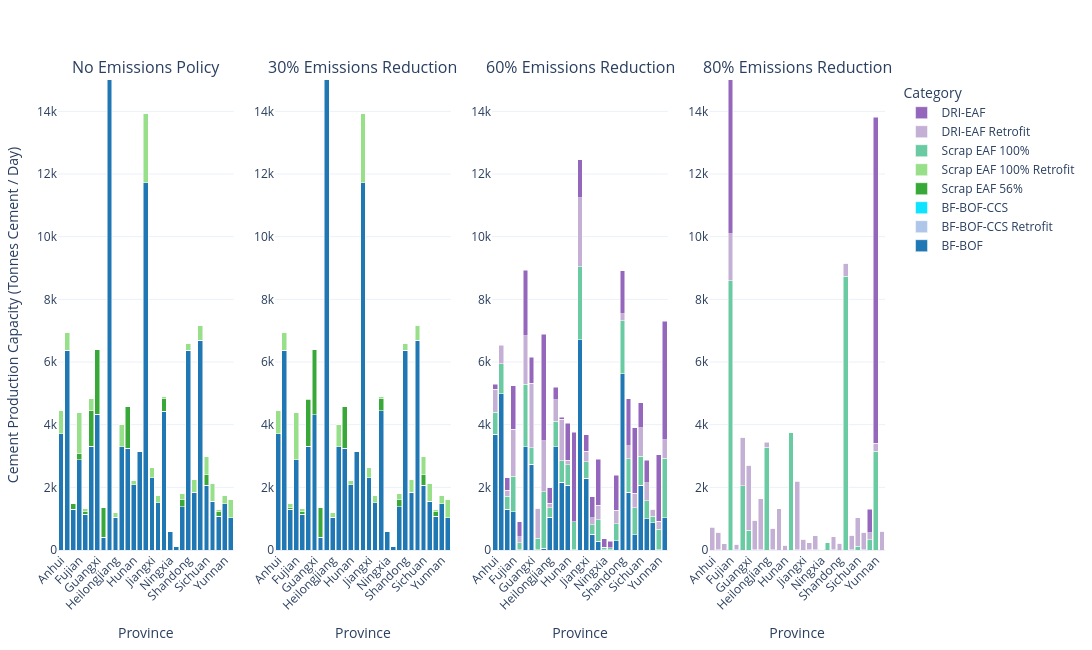

Notebook cell for this chart:
### Code cell
plot_scenario_subplots(
    steel_df,
    scenario_map=scenario_map,
    name_map=tech_name_map,
    color_map=custom_color_map,
    ymax = 15000,
    xaxis_name='Province',
    yaxis_name='Cement Production Capacity (Tonnes Cement / Day)',
    width=2000
)

### Figure 1 — Plotly figure (JSON) as saved in the notebook; plotly's stock layout.template omitted (floating-point values rounded to 4 significant figures)
{"data": [{"hovertemplate": "Category=BF-BOF<br>Scenario=%{x}<br>Value=%{y}<extra></extra>", "legendgroup": "BF-BOF", "marker": {"color": "#1f77b4", "pattern": {"shape": ""}}, "name": "BF-BOF", "orientation": "v", "showlegend": true, "textposition": "auto", "type": "bar", "x": ["Anhui", "Beijing", "Chongqing", "Fujian", "Gansu", "Guangdong", "Guangxi", "Guizhou", "Hebei", "Heilongjiang", "Henan", "Hubei", "Hunan", "Innermongolia", "Jiangsu", "Jiangxi", "Jilin", "Liaoning", "Ningxia", "Qinghai", "Shaanxi", "Shandong", "Shanghai", "Shanxi", "Sichuan", "Tianjin", "Xinjiang", "Yunnan", "Zhejiang"], "xaxis": "x", "y": [3705.0, 6370.0, 1301.0, 2883.0, 1142.0, 3305.0, 4325.0, 400.0, 23970.0, 1045.0, 3302.0, 3251.0, 2078.0, 3135.0, 11730.0, 2300.0, 1506.0, 4435.0, 605.0, 103.0, 1381.0, 6370.0, 1849.0, 6700.0, 2072.0, 1558.0, 1071.0, 1478.0, 1027.0], "yaxis": "y"}, {"hovertemplate": "Category=BF-BOF-CCS Retrofit<br>Scenario=%{x}<br>Value=%{y}<extra></extra>", "legendgroup": "BF-BOF-CCS Retrofit", "marker": {"color": "#aec7e8", "pattern": {"shape": ""}}, "name": "BF-BOF-CCS Retrofit", "orientation": "v", "showlegend": true, "textposition": "auto", "type": "bar", "x": ["Anhui", "Beijing", "Chongqing", "Fujian", "Gansu", "Guangdong", "Guangxi", "Guizhou", "Hebei", "Heilongjiang", "Henan", "Hubei", "Hunan", "Innermongolia", "Jiangsu", "Jiangxi", "Jilin", "Liaoning", "Ningxia", "Qinghai", "Shaanxi", "Shandong", "Shanghai", "Shanxi", "Sichuan", "Tianjin", "Xinjiang", "Yunnan", "Zhejiang"], "xaxis": "x", "y": [5.079e-23, 5.081e-23, 5.046e-23, 5.071e-23, 5.023e-23, 5.076e-23, 5.068e-23, 4.972e-23, 5.085e-23, 5.007e-23, 5.074e-23, 5.07e-23, 5.061e-23, 5.078e-23, 5.086e-23, 5.063e-23, 5.029e-23, 5.077e-23, 4.823e-23, 4.913e-23, 5.035e-23, 5.066e-23, 5.075e-23, 5.077e-23, 5.059e-23, 5.025e-23, 5.045e-23, 5.035e-23, 4.994e-23], "yaxis": "y"}, {"hovertemplate": "Category=BF-BOF-CCS<br>Scenario=%{x}<br>Value=%{y}<extra></extra>", "legendgroup": "BF-BOF-CCS", "marker": {"color": "#0ee3ff", "pattern": {"shape": ""}}, "name": "BF-BOF-CCS", "orientation": "v", "showlegend": true, "textposition": "auto", "type": "bar", "x": ["Anhui", "Beijing", "Chongqing", "Fujian", "Gansu", "Guangdong", "Guangxi", "Guizhou", "Hebei", "Heilongjiang", "Henan", "Hubei", "Hunan", "Innermongolia", "Jiangsu", "Jiangxi", "Jilin", "Liaoning", "Ningxia", "Qinghai", "Shaanxi", "Shandong", "Shanghai", "Shanxi", "Sichuan", "Tianjin", "Xinjiang", "Yunnan", "Zhejiang"], "xaxis": "x", "y": [1.746e-23, 1.741e-23, 1.752e-23, 1.752e-23, 1.746e-23, 1.754e-23, 1.75e-23, 1.753e-23, 1.739e-23, 1.743e-23, 1.742e-23, 1.746e-23, 1.749e-23, 1.743e-23, 1.746e-23, 1.749e-23, 1.739e-23, 1.736e-23, 1.744e-23, 1.748e-23, 1.745e-23, 1.74e-23, 1.757e-23, 1.74e-23, 1.75e-23, 1.743e-23, 1.737e-23, 1.756e-23, 1.748e-23], "yaxis": "y"}, {"hovertemplate": "Category=Scrap EAF 56%<br>Scenario=%{x}<br>Value=%{y}<extra></extra>", "legendgroup": "Scrap EAF 56%", "marker": {"color": "#38a938", "pattern": {"shape": ""}}, "name": "Scrap EAF 56%", "orientation": "v", "showlegend": true, "textposition": "auto", "type": "bar", "x": ["Anhui", "Beijing", "Chongqing", "Fujian", "Gansu", "Guangdong", "Guangxi", "Guizhou", "Hebei", "Heilongjiang", "Henan", "Hubei", "Hunan", "Innermongolia", "Jiangsu", "Jiangxi", "Jilin", "Liaoning", "Ningxia", "Qinghai", "Shaanxi", "Shandong", "Shanghai", "Shanxi", "Sichuan", "Tianjin", "Xinjiang", "Yunnan", "Zhejiang"], "xaxis": "x", "y": [5.008e-20, 4.322e-20, 195.0, 205.3, 74.66, 1149.0, 2073.0, 948.0, 829.7, 8.514e-20, 3.188e-20, 1323.0, 4.024e-19, 8.782e-22, 1.1e-19, 4.899e-20, 5.619e-20, 396.4, 8.93e-22, 8.881e-22, 234.3, 1.035e-19, 1.932e-20, 1.741e-19, 342.8, 8.038e-20, 149.6, 1.195e-19, 2.139e-20], "yaxis": "y"}, {"hovertemplate": "Category=Scrap EAF 100% Retrofit<br>Scenario=%{x}<br>Value=%{y}<extra></extra>", "legendgroup": "Scrap EAF 100% Retrofit", "marker": {"color": "#98df8a", "pattern": {"shape": ""}}, "name": "Scrap EAF 100% Retrofit", "orientation": "v", "showlegend": true, "textposition": "auto", "type": "bar", "x": ["Anhui", "Beijing", "Chongqing", "Fujian", "Gansu", "Guangdong", "Guangxi", "Guizhou", "Hebei", "Heilongjiang", "Henan", "Hubei", "Hunan", "Innermongolia", "Jiangsu", "Jiangxi", "Jilin", "Liaoning", "Ningxia", "Qinghai", "Shaanxi", "Shandong", "Shanghai", "Shanxi", "Sichuan", "Tianjin", "Xinjiang", "Yunnan", "Zhejiang"], "xaxis": "x", "y": [734.0, 571.0, 1.844e-19, 1288.0, 108.3, 395.5, 1.789e-20, 3.032e-20, 799.3, 139.0, 689.0, 3.329e-19, 148.0, 0.0, 2195.0, 342.0, 228.0, 58.61, 0.0, 0.0, 193.7, 217.0, 411.0, 473.0, 576.2, 571.0, 74.37, 260.0, 594.0], "yaxis": "y"}, {"hovertemplate": "Category=Scrap EAF 100%<br>Scenario=%{x}<br>Value=%{y}<extra></extra>", "legendgroup": "Scrap EAF 100%", "marker": {"color": "#6acaa2", "pattern": {"shape": ""}}, "name": "Scrap EAF 100%", "orientation": "v", "showlegend": true, "textposition": "auto", "type": "bar", "x": ["Anhui", "Beijing", "Chongqing", "Fujian", "Gansu", "Guangdong", "Guangxi", "Guizhou", "Hebei", "Heilongjiang", "Henan", "Hubei", "Hunan", "Innermongolia", "Jiangsu", "Jiangxi", "Jilin", "Liaoning", "Ningxia", "Qinghai", "Shaanxi", "Shandong", "Shanghai", "Shanxi", "Sichuan", "Tianjin", "Xinjiang", "Yunnan", "Zhejiang"], "xaxis": "x", "y": [2.543e-22, 1.75e-22, 1.545e-22, 1.438e-22, 1.957e-22, 1.463e-22, 1.402e-22, 1.968e-22, 1.332e-22, 2.344e-22, 1.412e-22, 3.521e-22, 1.49e-22, 1.416e-22, 1.391e-22, 4.736e-22, 1.303e-21, 1.337e-22, 1.415e-22, 1.407e-22, 1.924e-22, 1.362e-22, 1.426e-22, 1.697e-22, 1.523e-22, 1.353e-22, 1.77e-22, 1.778e-22, 1.428e-22], "yaxis": "y"}, {"hovertemplate": "Category=DRI-EAF Retrofit<br>Scenario=%{x}<br>Value=%{y}<extra></extra>", "legendgroup": "DRI-EAF Retrofit", "marker": {"color": "#c5b0d5", "pattern": {"shape": ""}}, "name": "DRI-EAF Retrofit", "orientation": "v", "showlegend": true, "textposition": "auto", "type": "bar", "x": ["Anhui", "Beijing", "Chongqing", "Fujian", "Gansu", "Guangdong", "Guangxi", "Guizhou", "Hebei", "Heilongjiang", "Henan", "Hubei", "Hunan", "Innermongolia", "Jiangsu", "Jiangxi", "Jilin", "Liaoning", "Ningxia", "Qinghai", "Shaanxi", "Shandong", "Shanghai", "Shanxi", "Sichuan", "Tianjin", "Xinjiang", "Yunnan", "Zhejiang"], "xaxis": "x", "y": [6.903e-23, 6.412e-23, 6.21e-23, 1.796e-22, 6.184e-23, 1.891e-22, 3.741e-22, 7.864e-23, 2.326e-22, 6.155e-23, 6.617e-23, 1.316e-22, 6.197e-23, 0.0, 4.252e-22, 6.197e-23, 6.165e-23, 6.336e-23, 0.0, 0.0, 6.279e-23, 6.168e-23, 6.215e-23, 6.296e-23, 8.502e-23, 6.47e-23, 6.189e-23, 6.175e-23, 6.54e-23], "yaxis": "y"}, {"hovertemplate": "Category=DRI-EAF<br>Scenario=%{x}<br>Value=%{y}<extra></extra>", "legendgroup": "DRI-EAF", "marker": {"color": "#9467bd", "pattern": {"shape": ""}}, "name": "DRI-EAF", "orientation": "v", "showlegend": true, "textposition": "auto", "type": "bar", "x": ["Anhui", "Beijing", "Chongqing", "Fujian", "Gansu", "Guangdong", "Guangxi", "Guizhou", "Hebei", "Heilongjiang", "Henan", "Hubei", "Hunan", "Innermongolia", "Jiangsu", "Jiangxi", "Jilin", "Liaoning", "Ningxia", "Qinghai", "Shaanxi", "Shandong", "Shanghai", "Shanxi", "Sichuan", "Tianjin", "Xinjiang", "Yunnan", "Zhejiang"], "xaxis": "x", "y": [5.091e-21, 4.434e-21, 4.737e-21, 5.526e-21, 4.516e-21, 5.796e-21, 5.703e-21, 4.832e-21, 5.289e-21, 4.521e-21, 4.998e-21, 4.458e-21, 4.944e-21, 4.943e-21, 5.518e-21, 4.721e-21, 4.334e-21, 5.543e-21, 4.879e-21, 4.787e-21, 4.669e-21, 5.641e-21, 4.766e-21, 4.551e-21, 5.221e-21, 4.678e-21, 4.551e-21, 4.601e-21, 6.106e-21], "yaxis": "y"}, {"hovertemplate": "Category=BF-BOF<br>Scenario=%{x}<br>Value=%{y}<extra></extra>", "legendgroup": "BF-BOF", "marker": {"color": "#1f77b4", "pattern": {"shape": ""}}, "name": "BF-BOF", "orientation": "v", "showlegend": false, "textposition": "auto", "type": "bar", "x": ["Anhui", "Beijing", "Chongqing", "Fujian", "Gansu", "Guangdong", "Guangxi", "Guizhou", "Hebei", "Heilongjiang", "Henan", "Hubei", "Hunan", "Innermongolia", "Jiangsu", "Jiangxi", "Jilin", "Liaoning", "Ningxia", "Qinghai", "Shaanxi", "Shandong", "Shanghai", "Shanxi", "Sichuan", "Tianjin", "Xinjiang", "Yunnan", "Zhejiang"], "xaxis": "x2", "y": [3705.0, 6370.0, 1301.0, 2883.0, 1142.0, 3305.0, 4324.0, 400.0, 23970.0, 1045.0, 3302.0, 3251.0, 2078.0, 3135.0, 11730.0, 2300.0, 1505.0, 4441.0, 605.0, 103.0, 1381.0, 6370.0, 1849.0, 6700.0, 2071.0, 1557.0, 1071.0, 1478.0, 1027.0], "yaxis": "y2"}, {"hovertemplate": "Category=BF-BOF-CCS Retrofit<br>Scenario=%{x}<br>Value=%{y}<extra></extra>", "legendgroup": "BF-BOF-CCS Retrofit", "marker": {"color": "#aec7e8", "pattern": {"shape": ""}}, "name": "BF-BOF-CCS Retrofit", "orientation": "v", "showlegend": false, "textposition": "auto", "type": "bar", "x": ["Anhui", "Beijing", "Chongqing", "Fujian", "Gansu", "Guangdong", "Guangxi", "Guizhou", "Hebei", "Heilongjiang", "Henan", "Hubei", "Hunan", "Innermongolia", "Jiangsu", "Jiangxi", "Jilin", "Liaoning", "Ningxia", "Qinghai", "Shaanxi", "Shandong", "Shanghai", "Shanxi", "Sichuan", "Tianjin", "Xinjiang", "Yunnan", "Zhejiang"], "xaxis": "x2", "y": [0.0001366, 0.0001401, 0.0001369, 0.0001394, 0.0001366, 0.0001396, 0.0001396, 0.0001358, 0.0001367, 0.0001352, 0.0001365, 0.0001368, 0.0001387, 0.0001369, 0.0001383, 0.0001385, 0.0001351, 0.0001386, 0.0001373, 0.0001342, 0.0001379, 0.0001382, 0.0001448, 0.0001369, 0.0001384, 0.0001419, 0.000138, 0.000114, 0.0001398], "yaxis": "y2"}, {"hovertemplate": "Category=BF-BOF-CCS<br>Scenario=%{x}<br>Value=%{y}<extra></extra>", "legendgroup": "BF-BOF-CCS", "marker": {"color": "#0ee3ff", "pattern": {"shape": ""}}, "name": "BF-BOF-CCS", "orientation": "v", "showlegend": false, "textposition": "auto", "type": "bar", "x": ["Anhui", "Beijing", "Chongqing", "Fujian", "Gansu", "Guangdong", "Guangxi", "Guizhou", "Hebei", "Heilongjiang", "Henan", "Hubei", "Hunan", "Innermongolia", "Jiangsu", "Jiangxi", "Jilin", "Liaoning", "Ningxia", "Qinghai", "Shaanxi", "Shandong", "Shanghai", "Shanxi", "Sichuan", "Tianjin", "Xinjiang", "Yunnan", "Zhejiang"], "xaxis": "x2", "y": [4.773e-05, 4.779e-05, 4.784e-05, 4.854e-05, 4.763e-05, 4.865e-05, 4.853e-05, 4.795e-05, 4.76e-05, 4.746e-05, 4.765e-05, 4.768e-05, 4.78e-05, 4.765e-05, 4.837e-05, 4.773e-05, 4.716e-05, 4.822e-05, 4.788e-05, 4.793e-05, 4.772e-05, 4.821e-05, 4.832e-05, 4.76e-05, 4.773e-05, 4.798e-05, 4.732e-05, 4.47e-05, 4.839e-05], "yaxis": "y2"}, {"hovertemplate": "Category=Scrap EAF 56%<br>Scenario=%{x}<br>Value=%{y}<extra></extra>", "legendgroup": "Scrap EAF 56%", "marker": {"color": "#38a938", "pattern": {"shape": ""}}, "name": "Scrap EAF 56%", "orientation": "v", "showlegend": false, "textposition": "auto", "type": "bar", "x": ["Anhui", "Beijing", "Chongqing", "Fujian", "Gansu", "Guangdong", "Guangxi", "Guizhou", "Hebei", "Heilongjiang", "Henan", "Hubei", "Hunan", "Innermongolia", "Jiangsu", "Jiangxi", "Jilin", "Liaoning", "Ningxia", "Qinghai", "Shaanxi", "Shandong", "Shanghai", "Shanxi", "Sichuan", "Tianjin", "Xinjiang", "Yunnan", "Zhejiang"], "xaxis": "x2", "y": [0.2427, 0.1824, 55.01, 1.186, 74.74, 1492.0, 2073.0, 947.9, 828.5, 0.2091, 0.1332, 1322.0, 0.334, 0.0006927, 0.318, 0.2272, 0.2121, 396.8, 0.0008384, 0.0007916, 233.9, 0.259, 0.08306, 0.7827, 342.6, 0.2975, 149.6, 0.2677, 0.09105], "yaxis": "y2"}, {"hovertemplate": "Category=Scrap EAF 100% Retrofit<br>Scenario=%{x}<br>Value=%{y}<extra></extra>", "legendgroup": "Scrap EAF 100% Retrofit", "marker": {"color": "#98df8a", "pattern": {"shape": ""}}, "name": "Scrap EAF 100% Retrofit", "orientation": "v", "showlegend": false, "textposition": "auto", "type": "bar", "x": ["Anhui", "Beijing", "Chongqing", "Fujian", "Gansu", "Guangdong", "Guangxi", "Guizhou", "Hebei", "Heilongjiang", "Henan", "Hubei", "Hunan", "Innermongolia", "Jiangsu", "Jiangxi", "Jilin", "Liaoning", "Ningxia", "Qinghai", "Shaanxi", "Shandong", "Shanghai", "Shanxi", "Sichuan", "Tianjin", "Xinjiang", "Yunnan", "Zhejiang"], "xaxis": "x2", "y": [733.8, 570.8, 140.0, 1492.0, 108.3, 52.99, 0.07436, 0.07394, 800.5, 138.8, 688.9, 0.7075, 147.7, 0.0, 2195.0, 341.8, 227.8, 58.24, 0.0, 0.0, 194.1, 216.7, 410.9, 472.2, 576.4, 570.7, 74.38, 259.7, 593.9], "yaxis": "y2"}, {"hovertemplate": "Category=Scrap EAF 100%<br>Scenario=%{x}<br>Value=%{y}<extra></extra>", "legendgroup": "Scrap EAF 100%", "marker": {"color": "#6acaa2", "pattern": {"shape": ""}}, "name": "Scrap EAF 100%", "orientation": "v", "showlegend": false, "textposition": "auto", "type": "bar", "x": ["Anhui", "Beijing", "Chongqing", "Fujian", "Gansu", "Guangdong", "Guangxi", "Guizhou", "Hebei", "Heilongjiang", "Henan", "Hubei", "Hunan", "Innermongolia", "Jiangsu", "Jiangxi", "Jilin", "Liaoning", "Ningxia", "Qinghai", "Shaanxi", "Shandong", "Shanghai", "Shanxi", "Sichuan", "Tianjin", "Xinjiang", "Yunnan", "Zhejiang"], "xaxis": "x2", "y": [0.0004055, 0.0004555, 0.0004567, 0.0004422, 0.0004185, 0.0004161, 0.0004264, 0.0004368, 0.0003873, 0.001252, 0.0003993, 0.0004108, 0.0004296, 0.0004008, 0.0004056, 0.0004264, 0.008469, 0.0004103, 0.0004353, 0.005965, 0.0004085, 0.0003961, 0.001153, 0.0003946, 0.0004169, 0.003304, 0.0003859, 0.0004542, 0.0004152], "yaxis": "y2"}, {"hovertemplate": "Category=DRI-EAF Retrofit<br>Scenario=%{x}<br>Value=%{y}<extra></extra>", "legendgroup": "DRI-EAF Retrofit", "marker": {"color": "#c5b0d5", "pattern": {"shape": ""}}, "name": "DRI-EAF Retrofit", "orientation": "v", "showlegend": false, "textposition": "auto", "type": "bar", "x": ["Anhui", "Beijing", "Chongqing", "Fujian", "Gansu", "Guangdong", "Guangxi", "Guizhou", "Hebei", "Heilongjiang", "Henan", "Hubei", "Hunan", "Innermongolia", "Jiangsu", "Jiangxi", "Jilin", "Liaoning", "Ningxia", "Qinghai", "Shaanxi", "Shandong", "Shanghai", "Shanxi", "Sichuan", "Tianjin", "Xinjiang", "Yunnan", "Zhejiang"], "xaxis": "x2", "y": [0.001602, 0.00162, 0.001693, 0.002199, 0.001702, 0.00179, 0.003934, 0.001843, 0.002143, 0.001573, 0.001565, 0.001999, 0.001585, 0.0, 0.002592, 0.001609, 0.001635, 0.001857, 0.0, 0.0, 0.001693, 0.001737, 0.001486, 0.001675, 0.001744, 0.001609, 0.001687, 0.001666, 0.001531], "yaxis": "y2"}, {"hovertemplate": "Category=DRI-EAF<br>Scenario=%{x}<br>Value=%{y}<extra></extra>", "legendgroup": "DRI-EAF", "marker": {"color": "#9467bd", "pattern": {"shape": ""}}, "name": "DRI-EAF", "orientation": "v", "showlegend": false, "textposition": "auto", "type": "bar", "x": ["Anhui", "Beijing", "Chongqing", "Fujian", "Gansu", "Guangdong", "Guangxi", "Guizhou", "Hebei", "Heilongjiang", "Henan", "Hubei", "Hunan", "Innermongolia", "Jiangsu", "Jiangxi", "Jilin", "Liaoning", "Ningxia", "Qinghai", "Shaanxi", "Shandong", "Shanghai", "Shanxi", "Sichuan", "Tianjin", "Xinjiang", "Yunnan", "Zhejiang"], "xaxis": "x2", "y": [0.001424, 0.004403, 0.004823, 0.008887, 0.002865, 0.005154, 0.008028, 0.004013, 0.0001932, 0.01085, 0.001171, 0.001166, 0.002313, 0.001311, 0.004847, 0.002143, 0.01306, 0.009309, 0.005008, 0.01519, 0.001598, 0.004742, 0.005891, 0.001402, 0.00145, 0.007533, 0.001157, 0.002427, 0.005873], "yaxis": "y2"}, {"hovertemplate": "Category=BF-BOF<br>Scenario=%{x}<br>Value=%{y}<extra></extra>", "legendgroup": "BF-BOF", "marker": {"color": "#1f77b4", "pattern": {"shape": ""}}, "name": "BF-BOF", "orientation": "v", "showlegend": false, "textposition": "auto", "type": "bar", "x": ["Anhui", "Beijing", "Chongqing", "Fujian", "Gansu", "Guangdong", "Guangxi", "Guizhou", "Hebei", "Heilongjiang", "Henan", "Hubei", "Hunan", "Innermongolia", "Jiangsu", "Jiangxi", "Jilin", "Liaoning", "Ningxia", "Qinghai", "Shaanxi", "Shandong", "Shanghai", "Shanxi", "Sichuan", "Tianjin", "Xinjiang", "Yunnan", "Zhejiang"], "xaxis": "x3", "y": [3700.0, 4994.0, 1297.0, 1226.0, 10.11, 3301.0, 2740.0, 2.846, 61.0, 1039.0, 3295.0, 2155.0, 2071.0, 13.05, 6718.0, 2292.0, 506.0, 273.0, 7.088, 0.3431, 293.3, 5625.0, 1845.0, 489.8, 2064.0, 996.9, 874.5, 0.5994, 1022.0], "yaxis": "y3"}, {"hovertemplate": "Category=BF-BOF-CCS Retrofit<br>Scenario=%{x}<br>Value=%{y}<extra></extra>", "legendgroup": "BF-BOF-CCS Retrofit", "marker": {"color": "#aec7e8", "pattern": {"shape": ""}}, "name": "BF-BOF-CCS Retrofit", "orientation": "v", "showlegend": false, "textposition": "auto", "type": "bar", "x": ["Anhui", "Beijing", "Chongqing", "Fujian", "Gansu", "Guangdong", "Guangxi", "Guizhou", "Hebei", "Heilongjiang", "Henan", "Hubei", "Hunan", "Innermongolia", "Jiangsu", "Jiangxi", "Jilin", "Liaoning", "Ningxia", "Qinghai", "Shaanxi", "Shandong", "Shanghai", "Shanxi", "Sichuan", "Tianjin", "Xinjiang", "Yunnan", "Zhejiang"], "xaxis": "x3", "y": [5.807e-05, 5.843e-05, 5.791e-05, 6.017e-05, 5.736e-05, 6.058e-05, 6.103e-05, 5.814e-05, 6.107e-05, 5.827e-05, 5.813e-05, 5.765e-05, 5.78e-05, 5.765e-05, 6.108e-05, 5.758e-05, 5.81e-05, 6.133e-05, 5.925e-05, 6.086e-05, 5.779e-05, 6.135e-05, 5.517e-05, 5.79e-05, 5.727e-05, 5.881e-05, 5.676e-05, 5.743e-05, 6.075e-05], "yaxis": "y3"}, {"hovertemplate": "Category=BF-BOF-CCS<br>Scenario=%{x}<br>Value=%{y}<extra></extra>", "legendgroup": "BF-BOF-CCS", "marker": {"color": "#0ee3ff", "pattern": {"shape": ""}}, "name": "BF-BOF-CCS", "orientation": "v", "showlegend": false, "textposition": "auto", "type": "bar", "x": ["Anhui", "Beijing", "Chongqing", "Fujian", "Gansu", "Guangdong", "Guangxi", "Guizhou", "Hebei", "Heilongjiang", "Henan", "Hubei", "Hunan", "Innermongolia", "Jiangsu", "Jiangxi", "Jilin", "Liaoning", "Ningxia", "Qinghai", "Shaanxi", "Shandong", "Shanghai", "Shanxi", "Sichuan", "Tianjin", "Xinjiang", "Yunnan", "Zhejiang"], "xaxis": "x3", "y": [3.127e-05, 3.139e-05, 3.112e-05, 3.269e-05, 3.079e-05, 3.291e-05, 3.314e-05, 3.114e-05, 3.242e-05, 3.12e-05, 3.133e-05, 3.101e-05, 3.112e-05, 3.111e-05, 3.275e-05, 3.099e-05, 3.122e-05, 3.317e-05, 3.174e-05, 3.16e-05, 3.108e-05, 3.318e-05, 3.074e-05, 3.104e-05, 3.079e-05, 3.179e-05, 3.048e-05, 3.097e-05, 3.286e-05], "yaxis": "y3"}, {"hovertemplate": "Category=Scrap EAF 56%<br>Scenario=%{x}<br>Value=%{y}<extra></extra>", "legendgroup": "Scrap EAF 56%", "marker": {"color": "#38a938", "pattern": {"shape": ""}}, "name": "Scrap EAF 56%", "orientation": "v", "showlegend": false, "textposition": "auto", "type": "bar", "x": ["Anhui", "Beijing", "Chongqing", "Fujian", "Gansu", "Guangdong", "Guangxi", "Guizhou", "Hebei", "Heilongjiang", "Henan", "Hubei", "Hunan", "Innermongolia", "Jiangsu", "Jiangxi", "Jilin", "Liaoning", "Ningxia", "Qinghai", "Shaanxi", "Shandong", "Shanghai", "Shanxi", "Sichuan", "Tianjin", "Xinjiang", "Yunnan", "Zhejiang"], "xaxis": "x3", "y": [0.001106, 0.001086, 0.001068, 0.001037, 0.001044, 0.001114, 0.001051, 0.001087, 0.001043, 0.001042, 0.001111, 0.001054, 0.00107, 0.0006845, 0.001074, 0.001087, 0.001062, 0.001008, 0.0006915, 0.0006896, 0.001052, 0.001029, 0.001062, 0.001067, 0.00107, 0.001082, 0.00103, 0.001057, 0.0009964], "yaxis": "y3"}, {"hovertemplate": "Category=Scrap EAF 100% Retrofit<br>Scenario=%{x}<br>Value=%{y}<extra></extra>", "legendgroup": "Scrap EAF 100% Retrofit", "marker": {"color": "#98df8a", "pattern": {"shape": ""}}, "name": "Scrap EAF 100% Retrofit", "orientation": "v", "showlegend": false, "textposition": "auto", "type": "bar", "x": ["Anhui", "Beijing", "Chongqing", "Fujian", "Gansu", "Guangdong", "Guangxi", "Guizhou", "Hebei", "Heilongjiang", "Henan", "Hubei", "Hunan", "Innermongolia", "Jiangsu", "Jiangxi", "Jilin", "Liaoning", "Ningxia", "Qinghai", "Shaanxi", "Shandong", "Shanghai", "Shanxi", "Sichuan", "Tianjin", "Xinjiang", "Yunnan", "Zhejiang"], "xaxis": "x3", "y": [0.0008116, 0.0008132, 0.0007732, 0.0001968, 0.0007723, 0.0007925, 0.0008217, 0.0008233, 0.002335, 0.0007653, 0.0006254, 0.000882, 0.0007681, 0.0, 0.04738, 0.0007914, 0.0007728, 0.0007795, 0.0, 0.0, 0.0007995, 0.0007519, 0.0007866, 0.0007998, 0.00081, 0.0008004, 0.0007817, 0.0007778, 0.000791], "yaxis": "y3"}, {"hovertemplate": "Category=Scrap EAF 100%<br>Scenario=%{x}<br>Value=%{y}<extra></extra>", "legendgroup": "Scrap EAF 100%", "marker": {"color": "#6acaa2", "pattern": {"shape": ""}}, "name": "Scrap EAF 100%", "orientation": "v", "showlegend": false, "textposition": "auto", "type": "bar", "x": ["Anhui", "Beijing", "Chongqing", "Fujian", "Gansu", "Guangdong", "Guangxi", "Guizhou", "Hebei", "Heilongjiang", "Henan", "Hubei", "Hunan", "Innermongolia", "Jiangsu", "Jiangxi", "Jilin", "Liaoning", "Ningxia", "Qinghai", "Shaanxi", "Shandong", "Shanghai", "Shanxi", "Sichuan", "Tianjin", "Xinjiang", "Yunnan", "Zhejiang"], "xaxis": "x3", "y": [690.8, 956.1, 419.7, 1135.0, 223.4, 1996.0, 516.6, 378.3, 1804.0, 313.6, 811.4, 695.7, 651.3, 886.2, 2329.0, 518.0, 301.0, 698.2, 86.62, 68.72, 539.9, 1696.0, 1075.0, 852.3, 924.9, 581.3, 195.3, 658.9, 1909.0], "yaxis": "y3"}, {"hovertemplate": "Category=DRI-EAF Retrofit<br>Scenario=%{x}<br>Value=%{y}<extra></extra>", "legendgroup": "DRI-EAF Retrofit", "marker": {"color": "#c5b0d5", "pattern": {"shape": ""}}, "name": "DRI-EAF Retrofit", "orientation": "v", "showlegend": false, "textposition": "auto", "type": "bar", "x": ["Anhui", "Beijing", "Chongqing", "Fujian", "Gansu", "Guangdong", "Guangxi", "Guizhou", "Hebei", "Heilongjiang", "Henan", "Hubei", "Hunan", "Innermongolia", "Jiangsu", "Jiangxi", "Jilin", "Liaoning", "Ningxia", "Qinghai", "Shaanxi", "Shandong", "Shanghai", "Shanxi", "Sichuan", "Tianjin", "Xinjiang", "Yunnan", "Zhejiang"], "xaxis": "x3", "y": [734.0, 571.0, 195.0, 1493.0, 183.0, 1545.0, 2073.0, 948.0, 1629.0, 139.0, 689.0, 1323.0, 148.0, 0.0, 2195.0, 342.0, 228.0, 455.0, 0.0, 0.0, 428.0, 217.0, 411.0, 473.0, 919.0, 571.0, 224.0, 260.0, 594.0], "yaxis": "y3"}, {"hovertemplate": "Category=DRI-EAF<br>Scenario=%{x}<br>Value=%{y}<extra></extra>", "legendgroup": "DRI-EAF", "marker": {"color": "#9467bd", "pattern": {"shape": ""}}, "name": "DRI-EAF", "orientation": "v", "showlegend": false, "textposition": "auto", "type": "bar", "x": ["Anhui", "Beijing", "Chongqing", "Fujian", "Gansu", "Guangdong", "Guangxi", "Guizhou", "Hebei", "Heilongjiang", "Henan", "Hubei", "Hunan", "Innermongolia", "Jiangsu", "Jiangxi", "Jilin", "Liaoning", "Ningxia", "Qinghai", "Shaanxi", "Shandong", "Shanghai", "Shanxi", "Sichuan", "Tianjin", "Xinjiang", "Yunnan", "Zhejiang"], "xaxis": "x3", "y": [172.1, 10.55, 398.3, 1393.0, 488.0, 2088.0, 817.3, 0.1717, 3391.0, 487.8, 391.6, 59.83, 1168.0, 2867.0, 1217.0, 533.7, 658.7, 1476.0, 270.9, 216.9, 1121.0, 1367.0, 1492.0, 2085.0, 789.2, 713.1, 0.8228, 2123.0, 3771.0], "yaxis": "y3"}, {"hovertemplate": "Category=BF-BOF<br>Scenario=%{x}<br>Value=%{y}<extra></extra>", "legendgroup": "BF-BOF", "marker": {"color": "#1f77b4", "pattern": {"shape": ""}}, "name": "BF-BOF", "orientation": "v", "showlegend": false, "textposition": "auto", "type": "bar", "x": ["Anhui", "Beijing", "Chongqing", "Fujian", "Gansu", "Guangdong", "Guangxi", "Guizhou", "Hebei", "Heilongjiang", "Henan", "Hubei", "Hunan", "Innermongolia", "Jiangsu", "Jiangxi", "Jilin", "Liaoning", "Ningxia", "Qinghai", "Shaanxi", "Shandong", "Shanghai", "Shanxi", "Sichuan", "Tianjin", "Xinjiang", "Yunnan", "Zhejiang"], "xaxis": "x4", "y": [0.0007763, 0.0007724, 0.0007922, 0.00078, 0.000795, 0.0007795, 0.0007763, 0.0008006, 0.000754, 0.0007983, 0.0007799, 0.000778, 0.000784, 0.0007831, 0.0007613, 0.0007817, 0.0007937, 0.0007699, 0.0008035, 0.0008118, 0.0007935, 0.0007712, 0.0007883, 0.0007714, 0.0007848, 0.0007922, 0.0007901, 0.0007901, 0.0007938], "yaxis": "y4"}, {"hovertemplate": "Category=BF-BOF-CCS Retrofit<br>Scenario=%{x}<br>Value=%{y}<extra></extra>", "legendgroup": "BF-BOF-CCS Retrofit", "marker": {"color": "#aec7e8", "pattern": {"shape": ""}}, "name": "BF-BOF-CCS Retrofit", "orientation": "v", "showlegend": false, "textposition": "auto", "type": "bar", "x": ["Anhui", "Beijing", "Chongqing", "Fujian", "Gansu", "Guangdong", "Guangxi", "Guizhou", "Hebei", "Heilongjiang", "Henan", "Hubei", "Hunan", "Innermongolia", "Jiangsu", "Jiangxi", "Jilin", "Liaoning", "Ningxia", "Qinghai", "Shaanxi", "Shandong", "Shanghai", "Shanxi", "Sichuan", "Tianjin", "Xinjiang", "Yunnan", "Zhejiang"], "xaxis": "x4", "y": [0.004155, 0.004338, 0.004135, 0.005531, 0.004034, 0.005601, 0.005619, 0.004239, 0.004378, 0.004266, 0.004165, 0.003993, 0.004094, 0.004102, 0.005493, 0.00399, 0.004294, 0.005714, 0.004577, 0.004444, 0.004212, 0.005484, 0.004823, 0.004171, 0.003945, 0.004796, 0.003726, 0.004209, 0.005446], "yaxis": "y4"}, {"hovertemplate": "Category=BF-BOF-CCS<br>Scenario=%{x}<br>Value=%{y}<extra></extra>", "legendgroup": "BF-BOF-CCS", "marker": {"color": "#0ee3ff", "pattern": {"shape": ""}}, "name": "BF-BOF-CCS", "orientation": "v", "showlegend": false, "textposition": "auto", "type": "bar", "x": ["Anhui", "Beijing", "Chongqing", "Fujian", "Gansu", "Guangdong", "Guangxi", "Guizhou", "Hebei", "Heilongjiang", "Henan", "Hubei", "Hunan", "Innermongolia", "Jiangsu", "Jiangxi", "Jilin", "Liaoning", "Ningxia", "Qinghai", "Shaanxi", "Shandong", "Shanghai", "Shanxi", "Sichuan", "Tianjin", "Xinjiang", "Yunnan", "Zhejiang"], "xaxis": "x4", "y": [0.00351, 0.003665, 0.00349, 0.004703, 0.003402, 0.004762, 0.004779, 0.003582, 0.003705, 0.003595, 0.003515, 0.003371, 0.003455, 0.003468, 0.004672, 0.003369, 0.00362, 0.004864, 0.003873, 0.003767, 0.003551, 0.004661, 0.004077, 0.003523, 0.003328, 0.004053, 0.003141, 0.003552, 0.004627], "yaxis": "y4"}, {"hovertemplate": "Category=Scrap EAF 56%<br>Scenario=%{x}<br>Value=%{y}<extra></extra>", "legendgroup": "Scrap EAF 56%", "marker": {"color": "#38a938", "pattern": {"shape": ""}}, "name": "Scrap EAF 56%", "orientation": "v", "showlegend": false, "textposition": "auto", "type": "bar", "x": ["Anhui", "Beijing", "Chongqing", "Fujian", "Gansu", "Guangdong", "Guangxi", "Guizhou", "Hebei", "Heilongjiang", "Henan", "Hubei", "Hunan", "Innermongolia", "Jiangsu", "Jiangxi", "Jilin", "Liaoning", "Ningxia", "Qinghai", "Shaanxi", "Shandong", "Shanghai", "Shanxi", "Sichuan", "Tianjin", "Xinjiang", "Yunnan", "Zhejiang"], "xaxis": "x4", "y": [0.002023, 0.002064, 0.00206, 0.0021, 0.002053, 0.002111, 0.002133, 0.002, 0.002042, 0.00206, 0.002035, 0.001963, 0.00206, 0.001404, 0.002112, 0.002041, 0.002062, 0.002263, 0.001491, 0.001469, 0.002067, 0.002274, 0.002116, 0.002056, 0.00198, 0.002128, 0.001997, 0.002031, 0.002172], "yaxis": "y4"}, {"hovertemplate": "Category=Scrap EAF 100% Retrofit<br>Scenario=%{x}<br>Value=%{y}<extra></extra>", "legendgroup": "Scrap EAF 100% Retrofit", "marker": {"color": "#98df8a", "pattern": {"shape": ""}}, "name": "Scrap EAF 100% Retrofit", "orientation": "v", "showlegend": false, "textposition": "auto", "type": "bar", "x": ["Anhui", "Beijing", "Chongqing", "Fujian", "Gansu", "Guangdong", "Guangxi", "Guizhou", "Hebei", "Heilongjiang", "Henan", "Hubei", "Hunan", "Innermongolia", "Jiangsu", "Jiangxi", "Jilin", "Liaoning", "Ningxia", "Qinghai", "Shaanxi", "Shandong", "Shanghai", "Shanxi", "Sichuan", "Tianjin", "Xinjiang", "Yunnan", "Zhejiang"], "xaxis": "x4", "y": [0.004505, 0.004867, 0.004599, 0.001229, 0.003959, 0.002209, 0.0009183, 0.003808, 0.005078, 0.003886, 0.004336, 0.001046, 0.004569, 0.0, 0.002626, 0.004575, 0.004262, 0.00151, 0.0, 0.0, 0.004555, 0.001681, 0.004573, 0.004433, 0.004626, 0.005062, 0.003212, 0.004121, 0.001484], "yaxis": "y4"}, {"hovertemplate": "Category=Scrap EAF 100%<br>Scenario=%{x}<br>Value=%{y}<extra></extra>", "legendgroup": "Scrap EAF 100%", "marker": {"color": "#6acaa2", "pattern": {"shape": ""}}, "name": "Scrap EAF 100%", "orientation": "v", "showlegend": false, "textposition": "auto", "type": "bar", "x": ["Anhui", "Beijing", "Chongqing", "Fujian", "Gansu", "Guangdong", "Guangxi", "Guizhou", "Hebei", "Heilongjiang", "Henan", "Hubei", "Hunan", "Innermongolia", "Jiangsu", "Jiangxi", "Jilin", "Liaoning", "Ningxia", "Qinghai", "Shaanxi", "Shandong", "Shanghai", "Shanxi", "Sichuan", "Tianjin", "Xinjiang", "Yunnan", "Zhejiang"], "xaxis": "x4", "y": [0.1004, 0.1752, 0.1139, 8597.0, 0.4938, 2047.0, 637.0, 0.2254, 0.1456, 3287.0, 0.15, 0.08758, 0.08771, 3763.0, 5.969, 0.07494, 0.7079, 0.3565, 1.724, 232.7, 0.3576, 0.1287, 8739.0, 0.2307, 113.4, 0.246, 322.5, 3149.0, 0.07477], "yaxis": "y4"}, {"hovertemplate": "Category=DRI-EAF Retrofit<br>Scenario=%{x}<br>Value=%{y}<extra></extra>", "legendgroup": "DRI-EAF Retrofit", "marker": {"color": "#c5b0d5", "pattern": {"shape": ""}}, "name": "DRI-EAF Retrofit", "orientation": "v", "showlegend": false, "textposition": "auto", "type": "bar", "x": ["Anhui", "Beijing", "Chongqing", "Fujian", "Gansu", "Guangdong", "Guangxi", "Guizhou", "Hebei", "Heilongjiang", "Henan", "Hubei", "Hunan", "Innermongolia", "Jiangsu", "Jiangxi", "Jilin", "Liaoning", "Ningxia", "Qinghai", "Shaanxi", "Shandong", "Shanghai", "Shanxi", "Sichuan", "Tianjin", "Xinjiang", "Yunnan", "Zhejiang"], "xaxis": "x4", "y": [734.0, 571.0, 195.0, 1493.0, 183.0, 1545.0, 2073.0, 948.0, 1629.0, 139.0, 689.0, 1323.0, 148.0, 0.0, 2195.0, 342.0, 228.0, 455.0, 0.0, 0.0, 428.0, 217.0, 411.0, 473.0, 919.0, 571.0, 224.0, 260.0, 594.0], "yaxis": "y4"}, {"hovertemplate": "Category=DRI-EAF<br>Scenario=%{x}<br>Value=%{y}<extra></extra>", "legendgroup": "DRI-EAF", "marker": {"color": "#9467bd", "pattern": {"shape": ""}}, "name": "DRI-EAF", "orientation": "v", "showlegend": false, "textposition": "auto", "type": "bar", "x": ["Anhui", "Beijing", "Chongqing", "Fujian", "Gansu", "Guangdong", "Guangxi", "Guizhou", "Hebei", "Heilongjiang", "Henan", "Hubei", "Hunan", "Innermongolia", "Jiangsu", "Jiangxi", "Jilin", "Liaoning", "Ningxia", "Qinghai", "Shaanxi", "Shandong", "Shanghai", "Shanxi", "Sichuan", "Tianjin", "Xinjiang", "Yunnan", "Zhejiang"], "xaxis": "x4", "y": [1.332, 1.258, 1.34, 62280.0, 1.403, 1.612, 0.2556, 1.867, 0.034, 12.87, 1.264, 1.126, 1.246, 2.654, 1.943, 1.246, 2.919, 1.588, 1.316, 1.854, 1.168, 0.8394, 5.332, 1.311, 1.805, 0.5817, 747.4, 10410.0, 0.156], "yaxis": "y4"}], "layout": {"annotations": [{"font": {"size": 16}, "showarrow": false, "text": "No Emissions Policy", "x": 0.1062, "xanchor": "center", "xref": "paper", "y": 1, "yanchor": "bottom", "yref": "paper"}, {"font": {"size": 16}, "showarrow": false, "text": "30% Emissions Reduction", "x": 0.3688, "xanchor": "center", "xref": "paper", "y": 1, "yanchor": "bottom", "yref": "paper"}, {"font": {"size": 16}, "showarrow": false, "text": "60% Emissions Reduction", "x": 0.6313, "xanchor": "center", "xref": "paper", "y": 1, "yanchor": "bottom", "yref": "paper"}, {"font": {"size": 16}, "showarrow": false, "text": "80% Emissions Reduction", "x": 0.8938, "xanchor": "center", "xref": "paper", "y": 1, "yanchor": "bottom", "yref": "paper"}], "barmode": "stack", "height": 650, "legend": {"title": {"text": "Category"}, "traceorder": "reversed"}, "margin": {"b": 80, "l": 40, "r": 40, "t": 80}, "width": 2000, "xaxis": {"anchor": "y", "domain": [0, 0.2125], "tickangle": -45, "title": {"text": "Province"}}, "xaxis2": {"anchor": "y2", "domain": [0.2625, 0.475], "tickangle": -45, "title": {"text": "Province"}}, "xaxis3": {"anchor": "y3", "domain": [0.525, 0.7375], "tickangle": -45, "title": {"text": "Province"}}, "xaxis4": {"anchor": "y4", "domain": [0.7875, 1], "tickangle": -45, "title": {"text": "Province"}}, "yaxis": {"anchor": "x", "domain": [0, 1], "range": [0, 15000], "title": {"text": "Cement Production Capacity (Tonnes Cement / Day)"}}, "yaxis2": {"anchor": "x2", "domain": [0, 1], "range": [0, 15000]}, "yaxis3": {"anchor": "x3", "domain": [0, 1], "range": [0, 15000]}, "yaxis4": {"anchor": "x4", "domain": [0, 1], "range": [0, 15000]}}}
